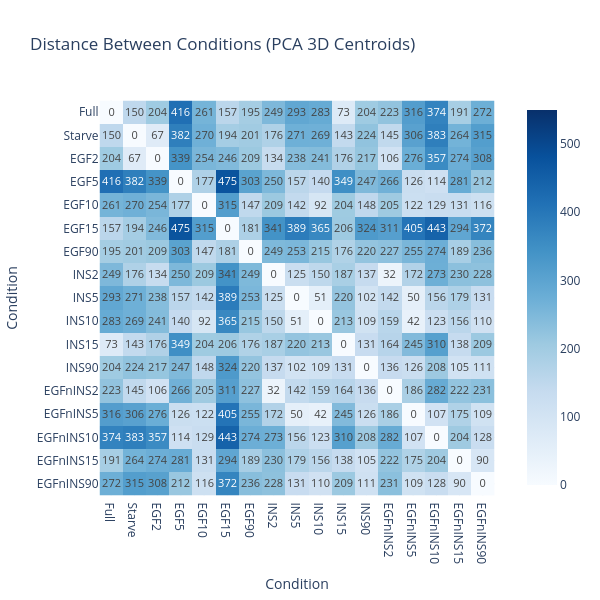
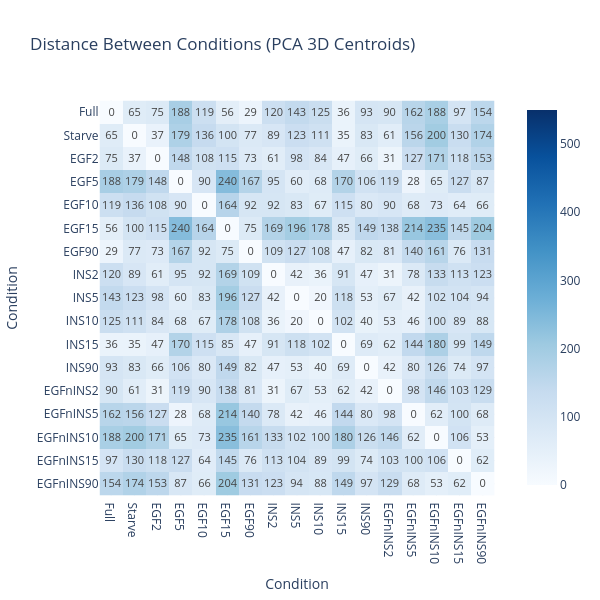
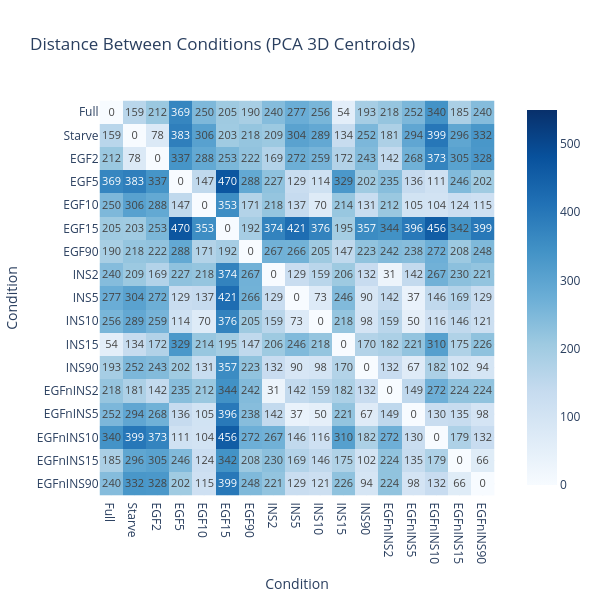

The cell these charts' notebook holds for them, in order:
### Code cell
#PLOT HEAT MAPS
all_data = [imputed_T, data_all_4r, imputed_T_drop] # EGF_imputed_T, INS_imputed_T, EGFnIND_imputed_T]
for data in all_data:
       scaler = StandardScaler()
       standardized_data = scaler.fit_transform(data)

       pca = PCA(n_components=3)  # Reduce to 2 dimensions for visualization
       principal_components = pca.fit_transform(standardized_data)

       pca_df = pd.DataFrame(principal_components, columns=["PC1", "PC2", "PC3"])
       pca_df["Time_Point"] = data.index  # Add time point info
       pca_df["Condition"] = pca_df["Time_Point"].str.replace(r'_r\d+$', '', regex=True).str.replace('^abs_', '', regex=True).str.replace('EGF_full', 'Full', regex=True).str.replace('EGF_starve', 'Starve', regex=True)
       pca_df["Symbol"] = pca_df["Time_Point"].apply(assign_symbol)

       # Calculate centroids for each condition
       centroids = pca_df.groupby("Condition")[["PC1", "PC2", "PC3"]].median() #.mean()

       # Compute pairwise distances between centroids
       dist_matrix = pd.DataFrame(
           squareform(pdist(centroids, metric='euclidean')),
           index=centroids.index,
           columns=centroids.index
       )

       if "abs_EGFnINS5_r2" in list(pca_df["Time_Point"]) and "abs_INS5_r2" in list(pca_df["Time_Point"]):
           custom_order = ['Full', 'Starve', 'EGF2', 'EGF5', 'EGF10', 'EGF15', 'EGF90',
                           'INS2', 'INS5', 'INS10', 'INS15', 'INS90',
                           'EGFnINS2', 'EGFnINS5', 'EGFnINS10', 'EGFnINS15', 'EGFnINS90']
       elif "abs_EGFnINS5_r2" in list(pca_df["Time_Point"]) and "abs_INS5_r2" not in list(pca_df["Time_Point"]):
           custom_order = ['Full', 'Starve', 'EGFnINS2', 'EGFnINS5', 'EGFnINS10', 'EGFnINS15', 'EGFnINS90']
       elif "abs_INS5_r2" in list(pca_df["Time_Point"]) and "abs_EGFnINS5_r2" not in list(pca_df["Time_Point"]):
           custom_order = ['Full', 'Starve', 'INS2', 'INS5', 'INS10', 'INS15', 'INS90']
       else:
           custom_order = ['Full', 'Starve', 'EGF2', 'EGF5', 'EGF10', 'EGF15', 'EGF90']


       dist_matrix_ordered = dist_matrix.loc[custom_order, custom_order]

       text_labels = dist_matrix_ordered.round(0).astype(int).astype(str)

       fig = px.imshow(
           # dist_matrix,
           dist_matrix_ordered,
           text_auto='.0f',
           zmax=550,
           color_continuous_scale="blues",
           title="Distance Between Conditions (PCA 3D Centroids)"
       )
       fig.update_layout(width=600, height=600)
       fig.show()

       print(data.shape)

### Figure 1 — Plotly figure (JSON) as saved in the notebook; plotly's stock layout.template omitted (floating-point values rounded to 4 significant figures; data arrays with more than 128 entries replaced by an {"elided": "..."} marker saying what was removed)
{"data": [{"coloraxis": "coloraxis", "name": "0", "texttemplate": "%{z:.0f}", "x": ["Full", "Starve", "EGF2", "EGF5", "EGF10", "EGF15", "EGF90", "INS2", "INS5", "INS10", "INS15", "INS90", "EGFnINS2", "EGFnINS5", "EGFnINS10", "EGFnINS15", "EGFnINS90"], "y": ["Full", "Starve", "EGF2", "EGF5", "EGF10", "EGF15", "EGF90", "INS2", "INS5", "INS10", "INS15", "INS90", "EGFnINS2", "EGFnINS5", "EGFnINS10", "EGFnINS15", "EGFnINS90"], "z": {"elided": "17x17 float values"}, "type": "heatmap", "xaxis": "x", "yaxis": "y", "hovertemplate": "Condition: %{x}<br>Condition: %{y}<br>color: %{z}<extra></extra>"}], "layout": {"xaxis": {"anchor": "y", "domain": [0.0, 1.0], "scaleanchor": "y", "constrain": "domain", "title": {"text": "Condition"}}, "yaxis": {"anchor": "x", "domain": [0.0, 1.0], "autorange": "reversed", "constrain": "domain", "title": {"text": "Condition"}}, "coloraxis": {"colorscale": [[0.0, "rgb(247,251,255)"], [0.125, "rgb(222,235,247)"], [0.25, "rgb(198,219,239)"], [0.375, "rgb(158,202,225)"], [0.5, "rgb(107,174,214)"], [0.625, "rgb(66,146,198)"], [0.75, "rgb(33,113,181)"], [0.875, "rgb(8,81,156)"], [1.0, "rgb(8,48,107)"]], "cmin": 0.0, "cmax": 550}, "title": {"text": "Distance Between Conditions (PCA 3D Centroids)"}, "width": 600, "height": 600}}

### Figure 2 — Plotly figure (JSON) as saved in the notebook; plotly's stock layout.template omitted (floating-point values rounded to 4 significant figures; data arrays with more than 128 entries replaced by an {"elided": "..."} marker saying what was removed)
{"data": [{"coloraxis": "coloraxis", "name": "0", "texttemplate": "%{z:.0f}", "x": ["Full", "Starve", "EGF2", "EGF5", "EGF10", "EGF15", "EGF90", "INS2", "INS5", "INS10", "INS15", "INS90", "EGFnINS2", "EGFnINS5", "EGFnINS10", "EGFnINS15", "EGFnINS90"], "y": ["Full", "Starve", "EGF2", "EGF5", "EGF10", "EGF15", "EGF90", "INS2", "INS5", "INS10", "INS15", "INS90", "EGFnINS2", "EGFnINS5", "EGFnINS10", "EGFnINS15", "EGFnINS90"], "z": {"elided": "17x17 float values"}, "type": "heatmap", "xaxis": "x", "yaxis": "y", "hovertemplate": "Condition: %{x}<br>Condition: %{y}<br>color: %{z}<extra></extra>"}], "layout": {"xaxis": {"anchor": "y", "domain": [0.0, 1.0], "scaleanchor": "y", "constrain": "domain", "title": {"text": "Condition"}}, "yaxis": {"anchor": "x", "domain": [0.0, 1.0], "autorange": "reversed", "constrain": "domain", "title": {"text": "Condition"}}, "coloraxis": {"colorscale": [[0.0, "rgb(247,251,255)"], [0.125, "rgb(222,235,247)"], [0.25, "rgb(198,219,239)"], [0.375, "rgb(158,202,225)"], [0.5, "rgb(107,174,214)"], [0.625, "rgb(66,146,198)"], [0.75, "rgb(33,113,181)"], [0.875, "rgb(8,81,156)"], [1.0, "rgb(8,48,107)"]], "cmin": 0.0, "cmax": 550}, "title": {"text": "Distance Between Conditions (PCA 3D Centroids)"}, "width": 600, "height": 600}}

### Figure 3 — Plotly figure (JSON) as saved in the notebook; plotly's stock layout.template omitted (floating-point values rounded to 4 significant figures; data arrays with more than 128 entries replaced by an {"elided": "..."} marker saying what was removed)
{"data": [{"coloraxis": "coloraxis", "name": "0", "texttemplate": "%{z:.0f}", "x": ["Full", "Starve", "EGF2", "EGF5", "EGF10", "EGF15", "EGF90", "INS2", "INS5", "INS10", "INS15", "INS90", "EGFnINS2", "EGFnINS5", "EGFnINS10", "EGFnINS15", "EGFnINS90"], "y": ["Full", "Starve", "EGF2", "EGF5", "EGF10", "EGF15", "EGF90", "INS2", "INS5", "INS10", "INS15", "INS90", "EGFnINS2", "EGFnINS5", "EGFnINS10", "EGFnINS15", "EGFnINS90"], "z": {"elided": "17x17 float values"}, "type": "heatmap", "xaxis": "x", "yaxis": "y", "hovertemplate": "Condition: %{x}<br>Condition: %{y}<br>color: %{z}<extra></extra>"}], "layout": {"xaxis": {"anchor": "y", "domain": [0.0, 1.0], "scaleanchor": "y", "constrain": "domain", "title": {"text": "Condition"}}, "yaxis": {"anchor": "x", "domain": [0.0, 1.0], "autorange": "reversed", "constrain": "domain", "title": {"text": "Condition"}}, "coloraxis": {"colorscale": [[0.0, "rgb(247,251,255)"], [0.125, "rgb(222,235,247)"], [0.25, "rgb(198,219,239)"], [0.375, "rgb(158,202,225)"], [0.5, "rgb(107,174,214)"], [0.625, "rgb(66,146,198)"], [0.75, "rgb(33,113,181)"], [0.875, "rgb(8,81,156)"], [1.0, "rgb(8,48,107)"]], "cmin": 0.0, "cmax": 550}, "title": {"text": "Distance Between Conditions (PCA 3D Centroids)"}, "width": 600, "height": 600}}
